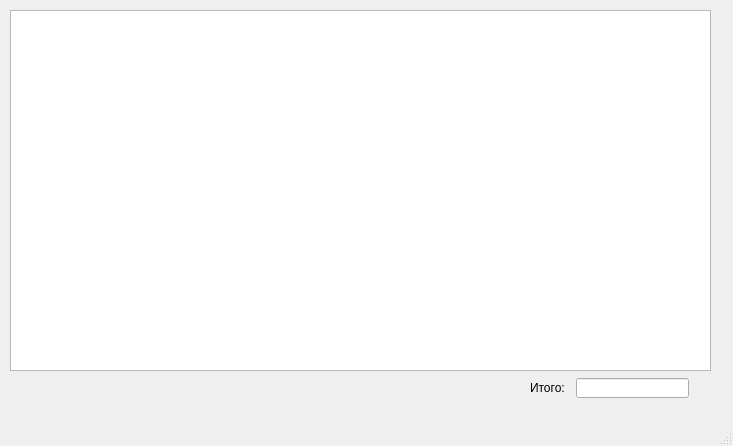
<?xml version="1.0" encoding="UTF-8"?>
<ui version="4.0">
 <class>MainWindow</class>
 <widget class="QMainWindow" name="MainWindow">
  <property name="geometry">
   <rect>
    <x>0</x>
    <y>0</y>
    <width>733</width>
    <height>446</height>
   </rect>
  </property>
  <property name="windowTitle">
   <string>MainWindow</string>
  </property>
  <widget class="QWidget" name="centralwidget">
   <widget class="QTableWidget" name="tableWidget">
    <property name="geometry">
     <rect>
      <x>10</x>
      <y>10</y>
      <width>701</width>
      <height>361</height>
     </rect>
    </property>
   </widget>
   <widget class="QLineEdit" name="lineEdit">
    <property name="geometry">
     <rect>
      <x>576</x>
      <y>378</y>
      <width>113</width>
      <height>20</height>
     </rect>
    </property>
   </widget>
   <widget class="QLabel" name="label">
    <property name="geometry">
     <rect>
      <x>530</x>
      <y>380</y>
      <width>41</width>
      <height>16</height>
     </rect>
    </property>
    <property name="text">
     <string>Итого:</string>
    </property>
   </widget>
  </widget>
  <widget class="QMenuBar" name="menubar">
   <property name="geometry">
    <rect>
     <x>0</x>
     <y>0</y>
     <width>733</width>
     <height>21</height>
    </rect>
   </property>
  </widget>
  <widget class="QStatusBar" name="statusbar"/>
 </widget>
 <resources/>
 <connections/>
</ui>
